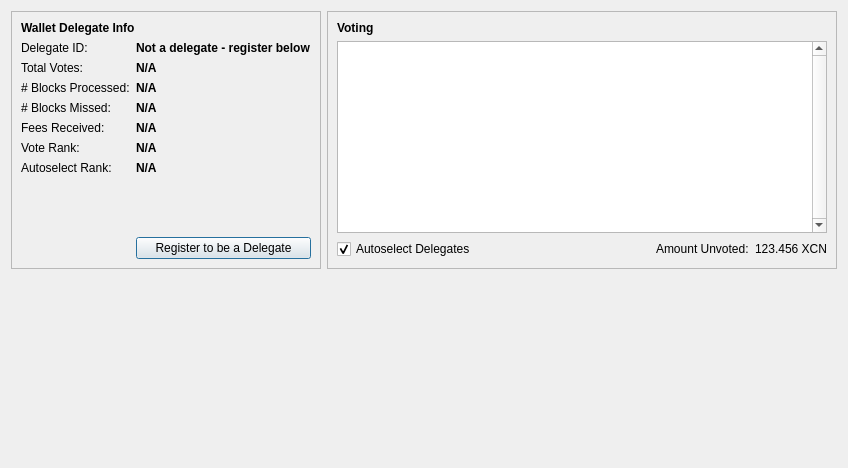
<?xml version="1.0" encoding="UTF-8"?>
<ui version="4.0">
 <class>DposDialog</class>
 <widget class="QWidget" name="DposDialog">
  <property name="geometry">
   <rect>
    <x>0</x>
    <y>0</y>
    <width>848</width>
    <height>468</height>
   </rect>
  </property>
  <property name="windowTitle">
   <string>Form</string>
  </property>
  <layout class="QVBoxLayout" name="verticalLayout_2">
   <item>
    <layout class="QHBoxLayout" name="horizontalLayout_2">
     <item>
      <widget class="QFrame" name="frame">
       <property name="frameShape">
        <enum>QFrame::StyledPanel</enum>
       </property>
       <property name="frameShadow">
        <enum>QFrame::Raised</enum>
       </property>
       <layout class="QVBoxLayout" name="verticalLayout_4">
        <item>
         <layout class="QHBoxLayout" name="horizontalLayout_3">
          <item>
           <widget class="QLabel" name="label_2">
            <property name="font">
             <font>
              <weight>75</weight>
              <bold>true</bold>
             </font>
            </property>
            <property name="text">
             <string>Wallet Delegate Info</string>
            </property>
           </widget>
          </item>
         </layout>
        </item>
        <item>
         <layout class="QGridLayout" name="gridLayout_3">
          <item row="6" column="0">
           <widget class="QLabel" name="label_6">
            <property name="text">
             <string>Autoselect Rank:</string>
            </property>
           </widget>
          </item>
          <item row="4" column="0">
           <widget class="QLabel" name="label_14">
            <property name="text">
             <string>Fees Received:</string>
            </property>
           </widget>
          </item>
          <item row="3" column="0">
           <widget class="QLabel" name="label_5">
            <property name="text">
             <string># Blocks Missed:</string>
            </property>
           </widget>
          </item>
          <item row="4" column="1">
           <widget class="QLabel" name="labelFeesReceived">
            <property name="font">
             <font>
              <weight>75</weight>
              <bold>true</bold>
             </font>
            </property>
            <property name="toolTip">
             <string>The total amount of fees you have received by being a delegate.</string>
            </property>
            <property name="text">
             <string>N/A</string>
            </property>
           </widget>
          </item>
          <item row="2" column="0">
           <widget class="QLabel" name="label_4">
            <property name="text">
             <string># Blocks Processed:</string>
            </property>
           </widget>
          </item>
          <item row="8" column="1">
           <widget class="QPushButton" name="registerButton">
            <property name="text">
             <string>Register to be a Delegate</string>
            </property>
            <property name="icon">
             <iconset resource="../bitcoin.qrc">
              <normaloff>:/icons/send</normaloff>:/icons/send</iconset>
            </property>
            <property name="autoDefault">
             <bool>true</bool>
            </property>
            <property name="default">
             <bool>true</bool>
            </property>
           </widget>
          </item>
          <item row="1" column="0">
           <widget class="QLabel" name="label_3">
            <property name="text">
             <string>Total Votes:</string>
            </property>
           </widget>
          </item>
          <item row="3" column="1">
           <widget class="QLabel" name="labelBlocksMissed">
            <property name="font">
             <font>
              <weight>75</weight>
              <bold>true</bold>
             </font>
            </property>
            <property name="toolTip">
             <string>The number of blocks you have failed to process.</string>
            </property>
            <property name="text">
             <string>N/A</string>
            </property>
           </widget>
          </item>
          <item row="5" column="1">
           <widget class="QLabel" name="labelVoteRank">
            <property name="font">
             <font>
              <weight>75</weight>
              <bold>true</bold>
             </font>
            </property>
            <property name="toolTip">
             <string>Your rank in terms of votes. #1 means you have the most votes, #2 the second-most, etc.</string>
            </property>
            <property name="text">
             <string>N/A</string>
            </property>
           </widget>
          </item>
          <item row="0" column="0">
           <widget class="QLabel" name="label">
            <property name="text">
             <string>Delegate ID:</string>
            </property>
           </widget>
          </item>
          <item row="2" column="1">
           <widget class="QLabel" name="labelBlocksProcessed">
            <property name="font">
             <font>
              <weight>75</weight>
              <bold>true</bold>
             </font>
            </property>
            <property name="toolTip">
             <string>The number of blocks you have successfully processed.</string>
            </property>
            <property name="text">
             <string>N/A</string>
            </property>
           </widget>
          </item>
          <item row="6" column="1">
           <widget class="QLabel" name="labelAutoselectRank">
            <property name="font">
             <font>
              <weight>75</weight>
              <bold>true</bold>
             </font>
            </property>
            <property name="toolTip">
             <string>Your rank in terms of autoselecting delegates. Delegates are autoselected using a heuristic that favors those who process the largest percentage of blocks.</string>
            </property>
            <property name="text">
             <string>N/A</string>
            </property>
           </widget>
          </item>
          <item row="1" column="1">
           <widget class="QLabel" name="labelTotalVotes">
            <property name="font">
             <font>
              <weight>75</weight>
              <bold>true</bold>
             </font>
            </property>
            <property name="toolTip">
             <string>The number of votes, in XCNs, that your wallet  has received.</string>
            </property>
            <property name="text">
             <string>N/A</string>
            </property>
           </widget>
          </item>
          <item row="0" column="1">
           <widget class="QLabel" name="labelDelegateId">
            <property name="font">
             <font>
              <weight>75</weight>
              <bold>true</bold>
             </font>
            </property>
            <property name="toolTip">
             <string>Your delegate ID, if you are a delegate.</string>
            </property>
            <property name="text">
             <string>Not a delegate - register below</string>
            </property>
           </widget>
          </item>
          <item row="5" column="0">
           <widget class="QLabel" name="label_7">
            <property name="text">
             <string>Vote Rank:</string>
            </property>
           </widget>
          </item>
          <item row="7" column="1">
           <spacer name="verticalSpacer_2">
            <property name="orientation">
             <enum>Qt::Vertical</enum>
            </property>
            <property name="sizeHint" stdset="0">
             <size>
              <width>20</width>
              <height>40</height>
             </size>
            </property>
           </spacer>
          </item>
         </layout>
        </item>
       </layout>
      </widget>
     </item>
     <item>
      <widget class="QFrame" name="frame_2">
       <property name="frameShape">
        <enum>QFrame::StyledPanel</enum>
       </property>
       <property name="frameShadow">
        <enum>QFrame::Raised</enum>
       </property>
       <layout class="QVBoxLayout" name="verticalLayout_5">
        <item>
         <layout class="QHBoxLayout" name="horizontalLayout_4">
          <item>
           <widget class="QLabel" name="label_8">
            <property name="font">
             <font>
              <weight>75</weight>
              <bold>true</bold>
             </font>
            </property>
            <property name="text">
             <string>Voting</string>
            </property>
           </widget>
          </item>
         </layout>
        </item>
        <item>
         <widget class="QTableView" name="votingTableView">
          <property name="contextMenuPolicy">
           <enum>Qt::CustomContextMenu</enum>
          </property>
          <property name="verticalScrollBarPolicy">
           <enum>Qt::ScrollBarAlwaysOn</enum>
          </property>
          <property name="horizontalScrollBarPolicy">
           <enum>Qt::ScrollBarAlwaysOff</enum>
          </property>
          <property name="tabKeyNavigation">
           <bool>false</bool>
          </property>
          <property name="alternatingRowColors">
           <bool>true</bool>
          </property>
          <property name="selectionMode">
           <enum>QAbstractItemView::SingleSelection</enum>
          </property>
          <property name="selectionBehavior">
           <enum>QAbstractItemView::SelectRows</enum>
          </property>
          <property name="sortingEnabled">
           <bool>true</bool>
          </property>
          <attribute name="verticalHeaderVisible">
           <bool>false</bool>
          </attribute>
         </widget>
        </item>
        <item>
         <layout class="QHBoxLayout" name="horizontalLayout_5">
          <item>
           <widget class="QCheckBox" name="autoselectDelegates">
            <property name="toolTip">
             <string>Whether you should vote for the automatically selected delegates.</string>
            </property>
            <property name="text">
             <string>Autoselect Delegates</string>
            </property>
            <property name="checked">
             <bool>true</bool>
            </property>
           </widget>
          </item>
          <item>
           <spacer name="horizontalSpacer">
            <property name="orientation">
             <enum>Qt::Horizontal</enum>
            </property>
            <property name="sizeHint" stdset="0">
             <size>
              <width>40</width>
              <height>20</height>
             </size>
            </property>
           </spacer>
          </item>
          <item>
           <widget class="QLabel" name="label_9">
            <property name="text">
             <string>Amount Unvoted:</string>
            </property>
           </widget>
          </item>
          <item>
           <widget class="QLabel" name="labelUnvoted">
            <property name="toolTip">
             <string>Amount in your wallet that is unvoted. Send coins to yourself to vote for your selected delegates. If votes are not going through try decreasing the mixin count.</string>
            </property>
            <property name="text">
             <string>123.456 XCN</string>
            </property>
           </widget>
          </item>
         </layout>
        </item>
       </layout>
      </widget>
     </item>
    </layout>
   </item>
   <item>
    <spacer name="verticalSpacer">
     <property name="orientation">
      <enum>Qt::Vertical</enum>
     </property>
     <property name="sizeHint" stdset="0">
      <size>
       <width>20</width>
       <height>40</height>
      </size>
     </property>
    </spacer>
   </item>
  </layout>
 </widget>
 <resources>
  <include location="../bitcoin.qrc"/>
 </resources>
 <connections/>
</ui>
